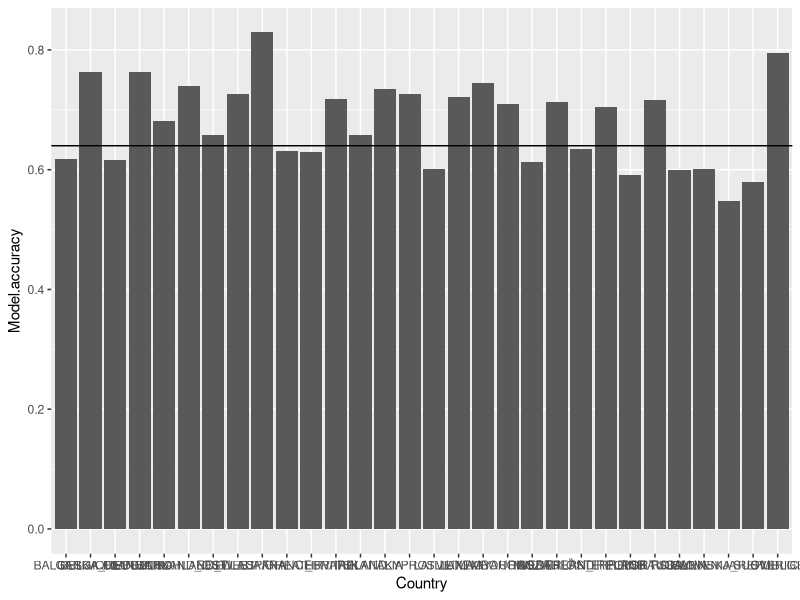
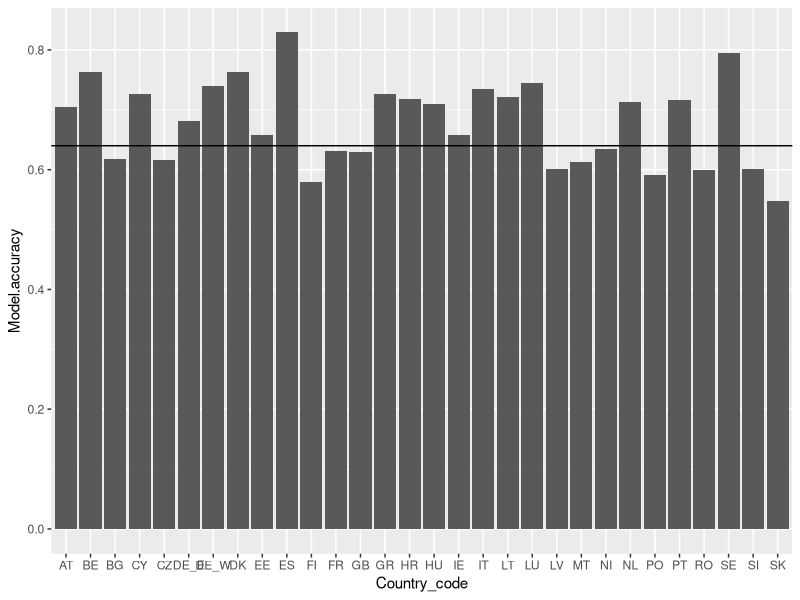
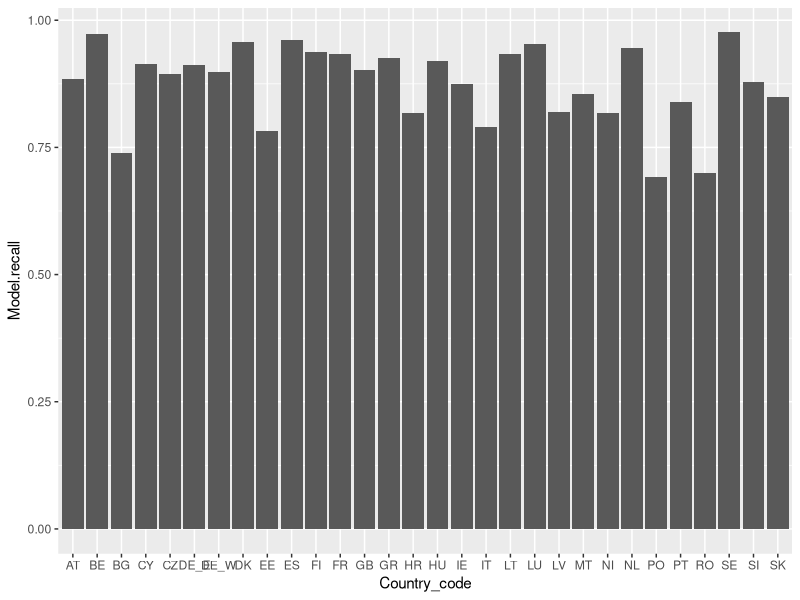
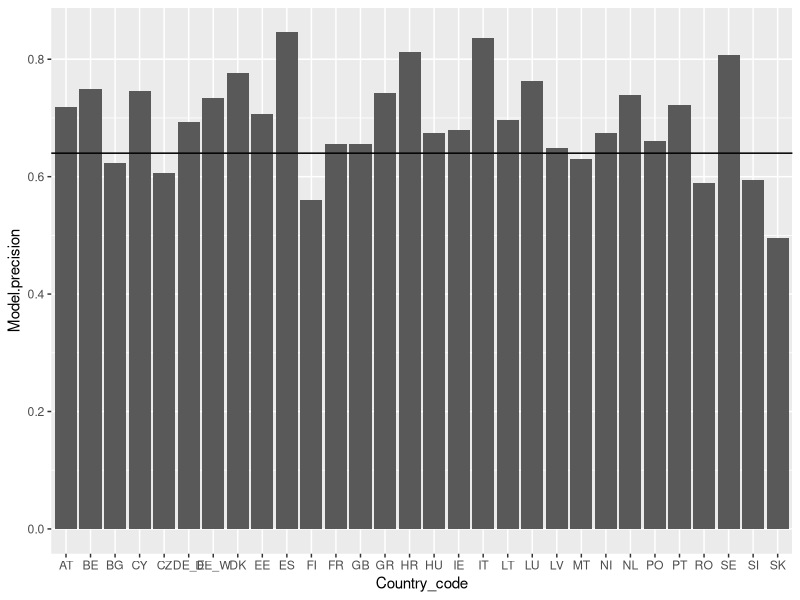
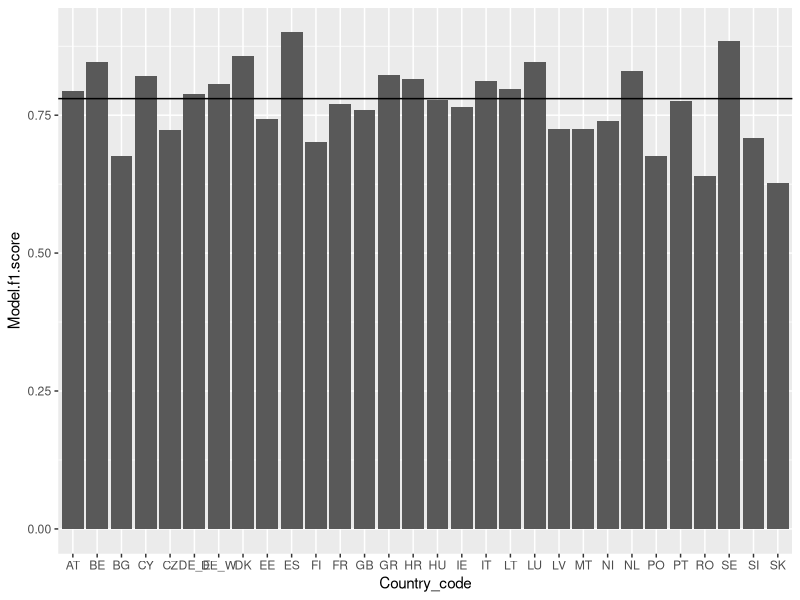

Source code (R) for these figures, in order:
## This script assume the use of RStudio, and the containment
## of the script in a directory with the data. Any tempering with the 
## folder may cause error
install.packages("ggplot2")
library(ggplot2)
setwd(dirname(rstudioapi::getActiveDocumentContext()$path))
country_metrics <- read.csv("Country_metrics.csv")
country_metrics$X <- NULL #fix the default index column 
#%%%%%%%%%%%%% plots %%%%%%%%%%%%%%%%%%%%%%%%%%%%%%%%%%%%%%%%%%%%%%#
# lets try the bar plot. let us see how accuracy measures per country, 
# with our EU baseline set as a line

g <- ggplot(country_metrics, aes(Country, Model.accuracy)) + geom_bar(stat = "identity") + geom_hline(yintercept = 0.64)

g
# this looks a bit messy with our x labels crowded together. We really cannot see which country is represented by a bar.
# We rename ourfactor levels to ISO 2 codes with the exception of country with more than one sample e.g Germany

levels(country_metrics$Country) #check the levels in order
country_metrics$Country_code <- country_metrics$Country
country_metrics$Country_code <- factor(c("BG","BE","CZ","DK","DE_E","DE_W","EE","GR","ES","FR","GB","HR","IE","IT","CY","LV","LT","LU","HU","MT","NL","NI","PO","PT","RO","SI","SK","FI","SE","AT"))

# redo the plot with country codes

g_accuracy <- ggplot(country_metrics, aes(Country_code, Model.accuracy)) + geom_bar(stat = "identity") + geom_hline(yintercept = 0.64)
g_accuracy 

#lets do the same for recall, precision, and the f1 score

g_recall <- ggplot(country_metrics, aes(Country_code, Model.recall)) + geom_bar(stat = "identity")
g_recall

g_precision <- ggplot(country_metrics, aes(Country_code, Model.precision)) + geom_bar(stat = "identity") + geom_hline(yintercept = 0.64)
g_precision

g_f1_score <- ggplot(country_metrics, aes(Country_code, Model.f1.score)) + geom_bar(stat = "identity") + geom_hline(yintercept = 0.78)
g_f1_score 
